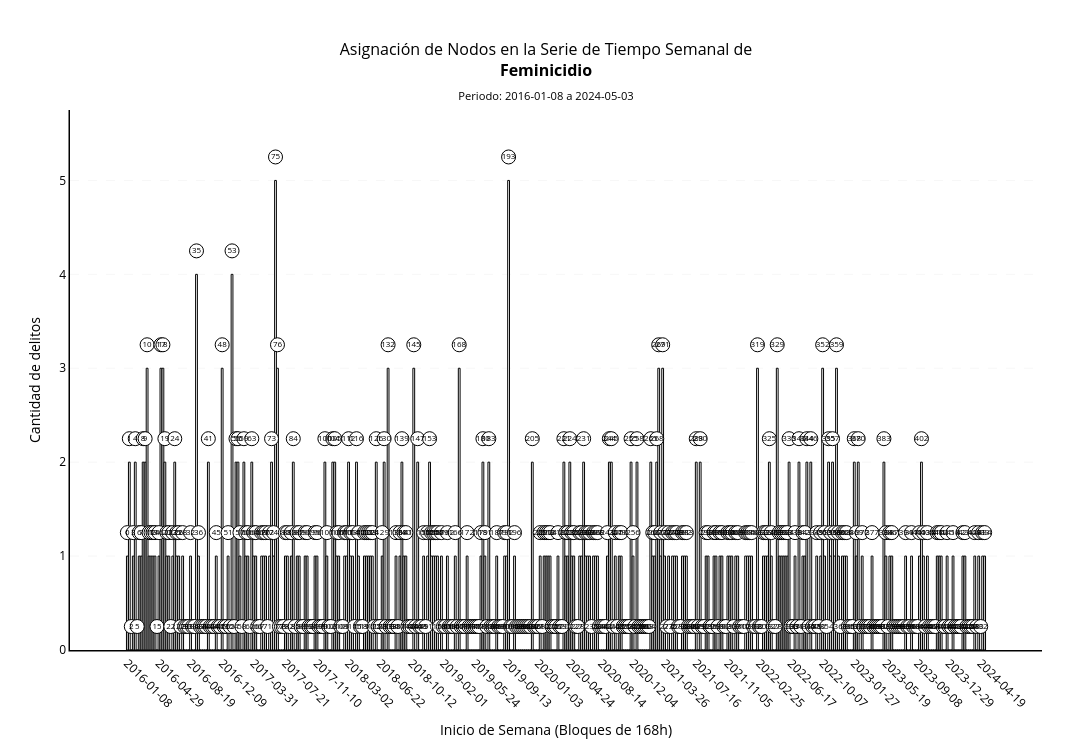

Notebook code cell kept with this figure:
### Markdown cell above
### Histograma

### Code cell
# [EJECUCIÓN] Renderizado gráfico de la red
# INPUT:  visibility_graph (nx.Graph), TARGET_CRIME (str)
# OUTPUT: None (despliegue en output)

try:
    fig = plot_weekly_network_nodes(global_visibility_graph, TARGET_CRIME)
    fig.show()
except Exception as err:
    logger.error(f"Error al renderizar el gráfico: {err}")

### Figure 1 — Plotly figure (JSON) as saved in the notebook; plotly's stock layout.template omitted (floating-point values rounded to 4 significant figures; data arrays with more than 128 entries replaced by an {"elided": "..."} marker saying what was removed)
{"data": [{"marker": {"color": "white", "line": {"color": "black", "width": 1}}, "name": "Delitos", "type": "bar", "x": {"elided": "435 str values"}, "y": {"elided": "435 int values"}}, {"marker": {"color": "white", "line": {"color": "black", "width": 1}, "size": 14, "symbol": "circle"}, "mode": "markers+text", "name": "Nodos", "text": {"elided": "435 str values"}, "textfont": {"color": "black", "size": 8}, "textposition": "middle center", "type": "scatter", "x": {"elided": "435 str values"}, "y": {"elided": "435 float values"}}], "layout": {"bargap": 0.1, "height": 750, "margin": {"b": 100, "l": 70, "r": 50, "t": 110}, "paper_bgcolor": "white", "plot_bgcolor": "white", "showlegend": false, "title": {"font": {"color": "black", "size": 16}, "text": "Asignación de Nodos en la Serie de Tiempo Semanal de<br><b>Feminicidio</b><br><sub>Periodo: 2016-01-08 a 2024-05-03</sub>", "x": 0.5, "xanchor": "center"}, "width": 1300, "xaxis": {"color": "black", "linecolor": "black", "linewidth": 1.5, "showline": true, "tickangle": 45, "tickformat": "%Y-%m-%d", "tickmode": "array", "tickvals": ["2016-01-08T00:00:00", "2016-04-29T00:00:00", "2016-08-19T00:00:00", "2016-12-09T00:00:00", "2017-03-31T00:00:00", "2017-07-21T00:00:00", "2017-11-10T00:00:00", "2018-03-02T00:00:00", "2018-06-22T00:00:00", "2018-10-12T00:00:00", "2019-02-01T00:00:00", "2019-05-24T00:00:00", "2019-09-13T00:00:00", "2020-01-03T00:00:00", "2020-04-24T00:00:00", "2020-08-14T00:00:00", "2020-12-04T00:00:00", "2021-03-26T00:00:00", "2021-07-16T00:00:00", "2021-11-05T00:00:00", "2022-02-25T00:00:00", "2022-06-17T00:00:00", "2022-10-07T00:00:00", "2023-01-27T00:00:00", "2023-05-19T00:00:00", "2023-09-08T00:00:00", "2023-12-29T00:00:00", "2024-04-19T00:00:00"], "title": {"text": "Inicio de Semana (Bloques de 168h)"}}, "yaxis": {"color": "black", "gridcolor": "lightgrey", "griddash": "dash", "gridwidth": 0.2, "linecolor": "black", "linewidth": 1.5, "range": [0, 5.75], "showgrid": true, "showline": true, "title": {"text": "Cantidad de delitos"}}}}
